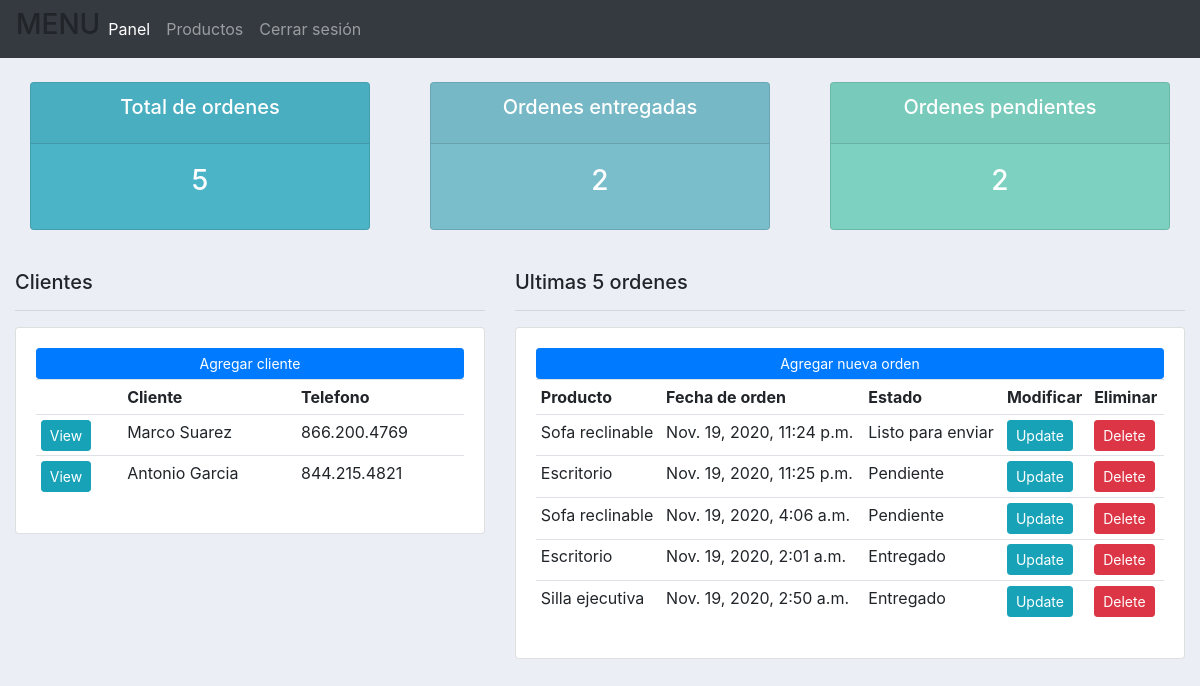
The app's page / (signed in) with its own data.
### accounts/models.py (models this page shows, shortened)
class Customer(models.Model):
	name = models.CharField(max_length=200, null=True)
	phone = models.CharField(max_length=200, null=True)
	email = models.CharField(max_length=200, null=True)
	date_created = models.DateTimeField(auto_now_add=True, null=True)

class Order(models.Model):
	STATUS = (
			('Pendiente', 'Pendiente'),
			('Listo para enviar', 'Listo para enviar'),
			('Entregado', 'Entregado'),
			)
	customer = models.ForeignKey(Customer, null=True, on_delete= models.SET_NULL)
	product = models.ForeignKey(Product, null=True, on_delete= models.SET_NULL)
	date_created = models.DateTimeField(auto_now_add=True, null=True)
	status = models.CharField(max_length=200, null=True, choices=STATUS)

class Product(models.Model):
	CATEGORY = (
			('Indoor', 'Indoor'),
			('Out Door', 'Out Door'),
			)
	name = models.CharField(max_length=200, null=True)
	price = models.FloatField(null=True)
	category = models.CharField(max_length=200, null=True, choices=CATEGORY)
	description = models.CharField(max_length=200, null=True, blank=True)
	date_created = models.DateTimeField(auto_now_add=True, null=True)
	tags = models.ManyToManyField(Tag)
	def __str__(self):
		return self.name

### accounts/views.py (the view)
# urls.py: path('', views.home, name="home"),
def home(request):
	orders = Order.objects.all()
	customers = Customer.objects.all()
	total_customers = customers.count()
	total_orders = orders.count()
	delivered = orders.filter(status='Entregado').count()
	pending = orders.filter(status='Pendiente').count()
	context = {'orders':orders, 'customers':customers,
	'total_orders':total_orders,'delivered':delivered,
	'pending':pending }
	if request.user.is_authenticated:
		return render(request, 'accounts/dashboard.html', context)
	return redirect('/login')

### accounts/templates/accounts/dashboard.html
{%  extends 'accounts/main.html' %}
{% block content %}
{%  include 'accounts/status.html' %}
<br>
<div class="row">
	<div class="col-md-5">
		<h5>Clientes</h5>
		<hr>
		<div class="card card-body">
			<a class="btn btn-primary  btn-sm btn-block" href="">Agregar cliente</a>
			<table class="table table-sm">
				<tr>
					<th></th>
					<th>Cliente</th>
					<th>Telefono</th>
				</tr>
				{% for customer in customers %}
					<tr>
						<td><a class="btn btn-sm btn-info" href="{% url 'customer' customer.id %}">View</a></td>
						<td>{{customer.name}}</td>
						<td>{{customer.phone}}</td>
					</tr>
				{% endfor %}
			</table>
		</div>
	</div>
	<div class="col-md-7">
		<h5>Ultimas 5 ordenes</h5>
		<hr>
		<div class="card card-body">
			<a class="btn btn-primary  btn-sm btn-block" href="{% url 'create_order' %}">Agregar nueva orden</a>
			<table class="table table-sm">
				<tr>
					<th>Producto</th>
					<th>Fecha de orden</th>
					<th>Estado</th>
					<th>Modificar</th>
					<th>Eliminar</th>
				</tr>
				{% for order in orders %}
					<tr>
						<td>{{order.product}}</td>
						<td>{{order.date_created}}</td>
						<td>{{order.status}}</td>
						<td><a class="btn btn-sm btn-info" href="{% url 'update_order' order.id %}">Update</a></td>
						<td><a class="btn btn-sm btn-danger" href="{% url 'delete_order' order.id %}">Delete</a></td>
					</tr>
				{% endfor %}
			</table>
		</div>
	</div>
</div>
{% endblock %}

### static/css/main.css (style rules this page uses)
body { background-color: #ebeff5; }

### records on screen
Customer: name "Marco Suarez", phone "866.200.4769"
Customer: name "Antonio Garcia", phone "844.215.4821"
Order: product "Sofa reclinable", date_created "Nov. 19, 2020, 11:24 p.m.", status "Listo para enviar"
Order: product "Escritorio", date_created "Nov. 19, 2020, 11:25 p.m.", status "Pendiente"
Order: product "Sofa reclinable", date_created "Nov. 19, 2020, 4:06 a.m.", status "Pendiente"
Order: product "Escritorio", date_created "Nov. 19, 2020, 2:01 a.m.", status "Entregado"
Order: product "Silla ejecutiva", date_created "Nov. 19, 2020, 2:50 a.m.", status "Entregado"

### other values on screen
{{ total_orders }} "5"
{{ delivered }} "2"
{{ pending }} "2"
